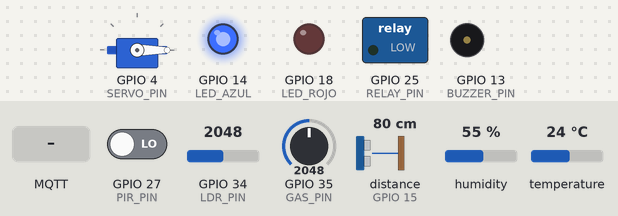
Bench run of a sketch on a simulated ESP32. Shown: servo, switched loads named in the sketch (green lamp = pin HIGH), output pins drawn as LEDs (lit = HIGH), buzzer (waves = sounding, pin HIGH). Wiring (from diagram.json): ultrasonic range finder: trigger GPIO 12; echo GPIO 15. Inputs (shaded band) come from the test bench; at power-on: GPIO 27 (PIR_PIN) LOW, distance to the obstacle (sensor on GPIO 15) 80 cm, temperature 24 °C, GPIO 34 (LDR_PIN) = 2048, GPIO 35 (GAS_PIN) = 2048, humidity 55 %. The echo pulse lasts 58.3 µs per cm; WiFi joins after 1.5 s; servers stay silent unless stated; random numbers use the default seed unless the sketch sets one; no MQTT or app messages arrive unless stated; pins used as bus, display or sensor lines are not drawn; what the sketch prints to the serial monitor is not drawn.

Above: at 2.7 s.
2.8 s: GPIO 27 (PIR_PIN) driven HIGH
At 4.1 s:
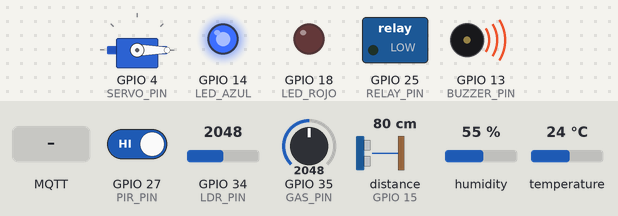
11.5 s: MQTT message "ON" arrives on the first subscribed topic
At 11.9 s:
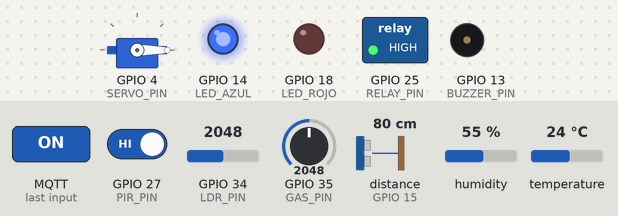
15.0 s: distance to the obstacle (sensor on GPIO 15) set to 23 cm
18.5 s: distance to the obstacle (sensor on GPIO 15) set to 18 cm
At 20.7 s:
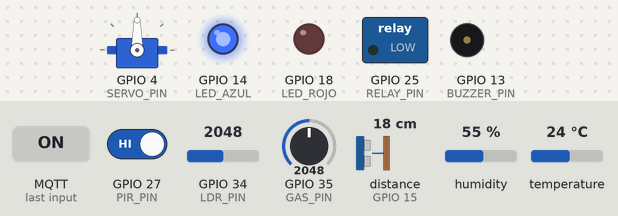
25.7 s: temperature set to 29.3 °C
29.2 s: temperature set to 30.5 °C
At 31.0 s:
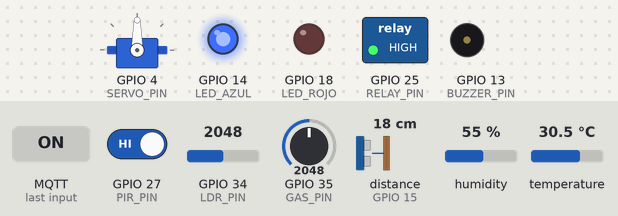
Timing chart, 0 to 34.7 s (numbered marks = the images above; inputs shaded):
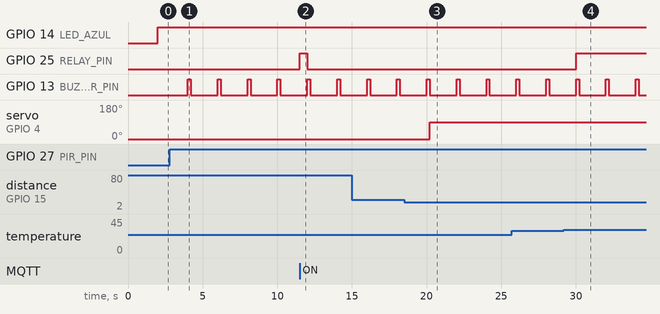

The sketch:

sketch.ino
```cpp
#include <WiFi.h>
#include <PubSubClient.h>
#include <DHT.h>
#include <ESP32Servo.h>

// --- Definición de Pines de Actuadores ---
#define SERVO_PIN      4
#define BUZZER_PIN    13
#define RELAY_PIN     25
#define LED_AZUL      14
#define LED_ROJO      18

// --- Definición de Pines de Sensores ---
#define TRIG_PIN      12
#define ECHO_PIN      15
#define PIR_PIN       27
#define DHT_PIN       16
#define DHT_TYPE       DHT22
#define GAS_PIN       35
#define LDR_PIN       34

// --- Objetos ---
DHT dht(DHT_PIN, DHT_TYPE);
Servo portonServo;
WiFiClient espClient;
PubSubClient client(espClient);

// --- Credenciales WiFi y MQTT ---
const char* ssid = "Wokwi-GUEST";
const char* password = "";
const char* mqtt_server = "broker.hivemq.com";

// --- Variables de temporización ---
unsigned long lastMsg = 0;

void setup_wifi() {
  delay(10);
  Serial.println("\nConectando a WiFi...");
  WiFi.begin(ssid, password);
  while (WiFi.status() != WL_CONNECTED) {
    delay(500);
    Serial.print(".");
  }
  Serial.println("\n¡WiFi Conectado!");
}

void callback(char* topic, byte* payload, unsigned int length) {
  Serial.print("Mensaje recibido en [");
  Serial.print(topic);
  Serial.print("]: ");

  String message = "";
  for (int i = 0; i < length; i++) {
    message += (char)payload[i];
  }
  Serial.println(message);

  // --- Control del Relay (ventilador) ---
  if (String(topic) == "udb/domotica/control/ventilador") {
    if (message == "ON")  digitalWrite(RELAY_PIN, HIGH);
    else if (message == "OFF") digitalWrite(RELAY_PIN, LOW);
  }

  // --- Control del LED Azul (luces) ---
  if (String(topic) == "udb/domotica/control/luces") {
    if (message == "ON")  digitalWrite(LED_AZUL, HIGH);
    else if (message == "OFF") digitalWrite(LED_AZUL, LOW);
  }

  // --- Control del LED Rojo (alerta) ---
  if (String(topic) == "udb/domotica/control/alerta") {
    if (message == "ON")  digitalWrite(LED_ROJO, HIGH);
    else if (message == "OFF") digitalWrite(LED_ROJO, LOW);
  }

  // --- Control del Buzzer ---
  if (String(topic) == "udb/domotica/control/buzzer") {
    if (message == "ON") {
      digitalWrite(BUZZER_PIN, HIGH);
      delay(200);
      digitalWrite(BUZZER_PIN, LOW);
    }
  }

  // --- Control del Servo (portón) ---
  if (String(topic) == "udb/domotica/control/servo") {
    if (message == "ABRIR") portonServo.write(90);
    else if (message == "CERRAR") portonServo.write(0);
  }
}

void reconnect() {
  while (!client.connected()) {
    Serial.print("Intentando conexión MQTT...");
    String clientId = "ESP32Client-" + String(random(0, 10000));
    if (client.connect(clientId.c_str())) {
      Serial.println("¡Conectado al Broker!");
      // Suscribirse a TODOS los tópicos de control
      client.subscribe("udb/domotica/control/ventilador");
      client.subscribe("udb/domotica/control/luces");
      client.subscribe("udb/domotica/control/alerta");
      client.subscribe("udb/domotica/control/buzzer");
      client.subscribe("udb/domotica/control/servo");
    } else {
      Serial.print("Falló, rc=");
      Serial.print(client.state());
      Serial.println(" Intentando de nuevo en 5 segundos");
      delay(5000);
    }
  }
}

long leerDistancia() {
  digitalWrite(TRIG_PIN, LOW);
  delayMicroseconds(2);
  digitalWrite(TRIG_PIN, HIGH);
  delayMicroseconds(10);
  digitalWrite(TRIG_PIN, LOW);
  return pulseIn(ECHO_PIN, HIGH) * 0.034 / 2;
}

void setup() {
  Serial.begin(115200);
  dht.begin();
  portonServo.attach(SERVO_PIN, 500, 2400);
  portonServo.write(0);

  pinMode(RELAY_PIN, OUTPUT);
  pinMode(LED_AZUL, OUTPUT);
  pinMode(LED_ROJO, OUTPUT);
  pinMode(BUZZER_PIN, OUTPUT);
  pinMode(PIR_PIN, INPUT);
  pinMode(TRIG_PIN, OUTPUT);
  pinMode(ECHO_PIN, INPUT);

  setup_wifi();
  client.setServer(mqtt_server, 1883);
  client.setCallback(callback);
}

void loop() {
  if (!client.connected()) {
    reconnect();
  }
  client.loop();

  unsigned long now = millis();
  if (now - lastMsg > 2000) {
    lastMsg = now;

    // 1. Lectura de Clima
    float h = dht.readHumidity();
    float t = dht.readTemperature();
    if (!isnan(h) && !isnan(t)) {
      client.publish("udb/domotica/sensor/temperatura", String(t).c_str());
      client.publish("udb/domotica/sensor/humedad", String(h).c_str());
      if (t > 30.0) digitalWrite(RELAY_PIN, HIGH);
      else          digitalWrite(RELAY_PIN, LOW);  // FIX: apagar relay si baja la temperatura
    }

    // 2. Lectura de Iluminación — FIX: agregado else para apagar el LED
    int luzRaw = analogRead(LDR_PIN);
    client.publish("udb/domotica/sensor/luz", String(luzRaw).c_str());
    if (luzRaw > 2000) digitalWrite(LED_AZUL, HIGH);
    else               digitalWrite(LED_AZUL, LOW);  // FIX: apaga cuando hay luz

    // 3. Sistema de Presencia (Intrusos)
    int presencia = digitalRead(PIR_PIN);
    client.publish("udb/domotica/sensor/presencia", String(presencia).c_str());
    if (presencia == HIGH) {
      digitalWrite(BUZZER_PIN, HIGH);
      delay(200);
      digitalWrite(BUZZER_PIN, LOW);
    }

    // 4. Control de Acceso (Vehículos)
    long distancia = leerDistancia();
    client.publish("udb/domotica/sensor/distancia", String(distancia).c_str());
    if (distancia < 20 && distancia > 0) {
      portonServo.write(90);
    } else {
      portonServo.write(0);
    }

    // 5. Monitoreo de Gas Crítico
    int nivelGas = analogRead(GAS_PIN);
    client.publish("udb/domotica/sensor/gas", String(nivelGas).c_str());
    if (nivelGas > 2500) {
      digitalWrite(LED_ROJO, HIGH);
    } else {
      digitalWrite(LED_ROJO, LOW);
    }

    Serial.printf("Temp: %.1f°C | Hum: %.1f%% | Luz: %d | Dist: %ldcm | Gas: %d | PIR: %d\n",
                  t, h, luzRaw, distancia, nivelGas, presencia);
  }
}
```

Measured:
- the behaviour switches between 21 and 20 cm on distance to the obstacle (sensor on GPIO 15) (found by bisection; images 2 and 3)
- the behaviour switches between 30 and 30.1 °C on temperature (found by bisection; images 3 and 4)
- after the input at 2.8 s, GPIO 13 (BUZZER_PIN): alternates HIGH for 0.20 s and LOW for 1.8 s, starting after 1.2 s
- after the input at 11.5 s, GPIO 25 (RELAY_PIN): LOW → HIGH at once, → LOW 0.51 s later
- after the input at 18.5 s, servo on GPIO 4 (SERVO_PIN): 0° → 90° after 1.7 s
- after the input at 29.2 s, GPIO 25 (RELAY_PIN): LOW → HIGH after 0.82 s
